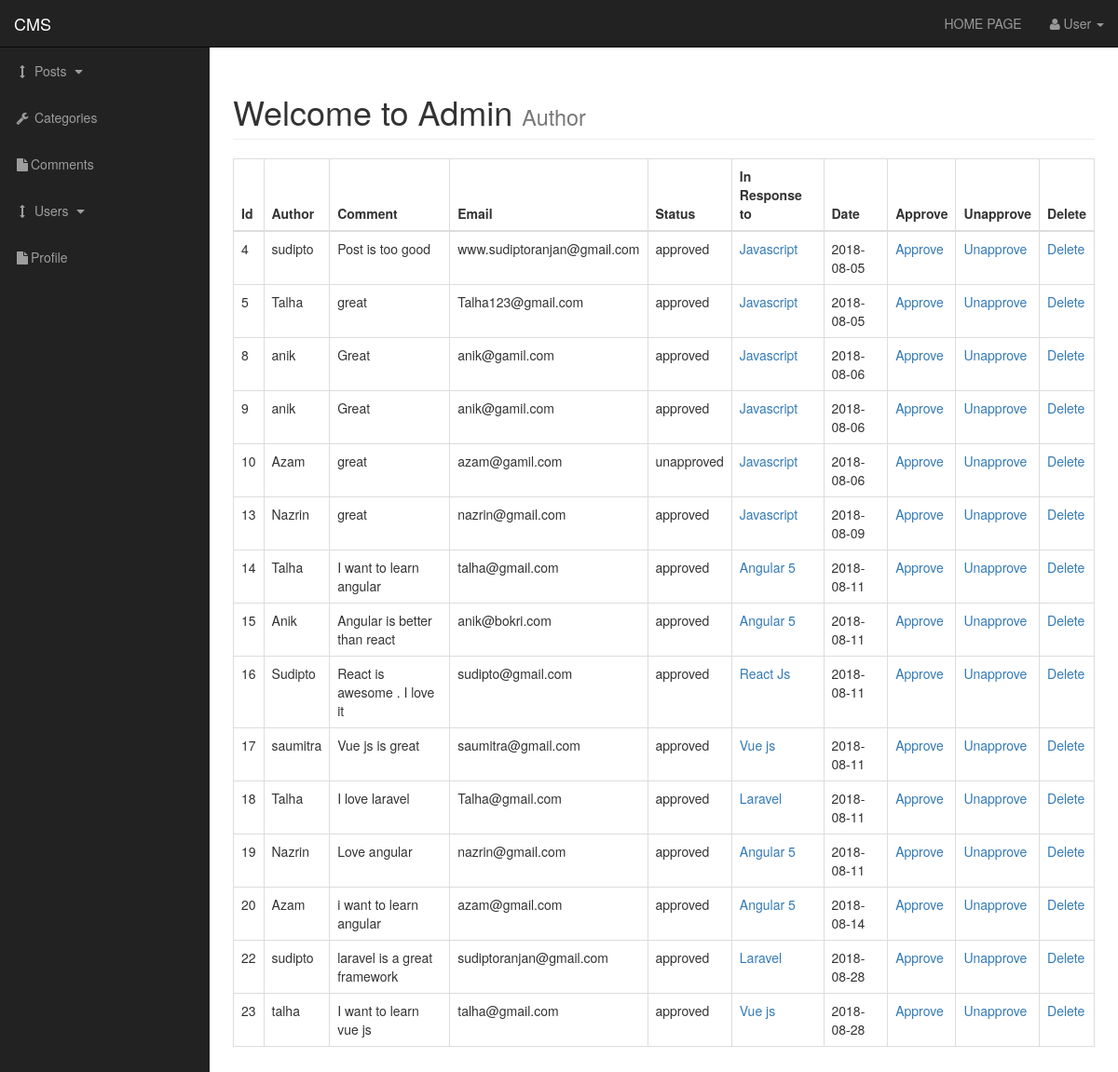
The app's page /admin/comments.php (signed in) with its own data.
### tables this page shows
CREATE TABLE `comments` (
  `comment_id` int(3) NOT NULL,
  `comment_post_id` int(3) NOT NULL,
  `comment_author` varchar(255) NOT NULL,
  `comment_email` varchar(255) NOT NULL,
  `comment_content` text NOT NULL,
  `comment_status` varchar(255) NOT NULL,
  `comment_date` date NOT NULL
);

CREATE TABLE `posts` (
  `post_id` int(3) NOT NULL,
  `post_category_id` int(3) NOT NULL,
  `post_title` varchar(255) NOT NULL,
  `post_author` varchar(255) NOT NULL,
  `post_date` date NOT NULL,
  `post_image` text NOT NULL,
  `post_content` text NOT NULL,
  `post_tags` varchar(255) NOT NULL,
  `post_comment_count` int(11) NOT NULL,
  `post_status` varchar(255) NOT NULL DEFAULT 'draft'
);

### admin/includes/view_all_comments.php (the view, shortened to what this page needs)
<table class="table table-bordered table-hover">
                           <thead>
                               <tr>
                                   <th>Id</th>
                                   <th>Author</th>
                                   <th>Comment</th>
                                   <th>Email</th>
                                   <th>Status</th>
                                   <th>In Response to</th>
                                   <th>Date</th>
                                   <th>Approve</th>
                                   <th>Unapprove</th>
                                   <th>Delete</th>
                               </tr>
                           </thead>
                            <tbody>
     <?php
    $query = "SELECT * FROM comments";
    $select_comments = mysqli_query($connection, $query);
    while ($row = mysqli_fetch_assoc($select_comments)) {
        $comment_id = $row['comment_id'];
        $comment_post_id = $row['comment_post_id'];
        $comment_author = $row['comment_author'];
        $comment_content = $row['comment_content'];
        $comment_email = $row['comment_email'];
        $comment_status = $row['comment_status'];
        $comment_date = $row['comment_date'];
        echo "<tr>";
        echo "<td>$comment_id</td>";
        echo "<td>$comment_author</td>";
        echo "<td>$comment_content</td>";
        echo "<td> $comment_email</td>";
        echo "<td>$comment_status</td>";
        $query = "SELECT * FROM posts WHERE post_id=$comment_post_id ";
        $select_post_id_query = mysqli_query($connection, $query);
        while ($row = mysqli_fetch_assoc($select_post_id_query)) {
            $post_id = $row['post_id'];
            $post_title = $row['post_title'];
            echo "<td><a href='../post.php?p_id=$post_id'>$post_title</a></td>";
        }
        echo "<td>$comment_date</td>";
        echo "<td><a href='comments.php?approve=$comment_id'>Approve</a></td>";
        echo "<td><a href='comments.php?unapprove=$comment_id'>Unapprove</a></td>";
        echo "<td><a onClick=\"javascript:return confirm('Are you sure to delete');\" href='comments.php?delete=$comment_id'>Delete</a></td>";
        echo "<tr>";
    }
    ?>
                            </tbody>
                       </table>

### admin/css/sb-admin.css (style rules this page uses)
body { margin-top: 100px; background-color: #222; }
@media (min-width:768px) { body { margin-top: 50px; } }

### records on screen
comments: comment_id "4", comment_author "sudipto", comment_content "Post is too good", comment_email "www.sudiptoranjan@gmail.com", comment_status "approved", comment_date "2018-08-05"
posts: post_title "Javascript"
comments: comment_id "5", comment_author "Talha", comment_content "great", comment_email "Talha123@gmail.com", comment_status "approved", comment_date "2018-08-05"
comments: comment_id "8", comment_author "anik", comment_content "Great", comment_email "anik@gamil.com", comment_status "approved", comment_date "2018-08-06"
comments: comment_id "9", comment_author "anik", comment_content "Great", comment_email "anik@gamil.com", comment_status "approved", comment_date "2018-08-06"
comments: comment_id "10", comment_author "Azam", comment_content "great", comment_email "azam@gamil.com", comment_status "unapproved", comment_date "2018-08-06"
comments: comment_id "13", comment_author "Nazrin", comment_content "great", comment_email "nazrin@gmail.com", comment_status "approved", comment_date "2018-08-09"
comments: comment_id "14", comment_author "Talha", comment_content "I want to learn angular", comment_email "talha@gmail.com", comment_status "approved", comment_date "2018-08-11"
posts: post_title "Angular 5"
comments: comment_id "15", comment_author "Anik", comment_content "Angular is better than react", comment_email "anik@bokri.com", comment_status "approved", comment_date "2018-08-11"
comments: comment_id "16", comment_author "Sudipto", comment_content "React is awesome . I love it", comment_email "sudipto@gmail.com", comment_status "approved", comment_date "2018-08-11"
posts: post_title "React Js"
comments: comment_id "17", comment_author "saumitra", comment_content "Vue js is great", comment_email "saumitra@gmail.com", comment_status "approved", comment_date "2018-08-11"
posts: post_title "Vue js"
comments: comment_id "18", comment_author "Talha", comment_content "I love laravel", comment_email "Talha@gmail.com", comment_status "approved", comment_date "2018-08-11"
posts: post_title "Laravel"
comments: comment_id "19", comment_author "Nazrin", comment_content "Love angular", comment_email "nazrin@gmail.com", comment_status "approved", comment_date "2018-08-11"
comments: comment_id "20", comment_author "Azam", comment_content "i want to learn angular", comment_email "azam@gmail.com", comment_status "approved", comment_date "2018-08-14"
comments: comment_id "22", comment_author "sudipto", comment_content "laravel is a great framework", comment_email "sudiptoranjan@gmail.com", comment_status "approved", comment_date "2018-08-28"
comments: comment_id "23", comment_author "talha", comment_content "I want to learn vue js", comment_email "talha@gmail.com", comment_status "approved", comment_date "2018-08-28"
